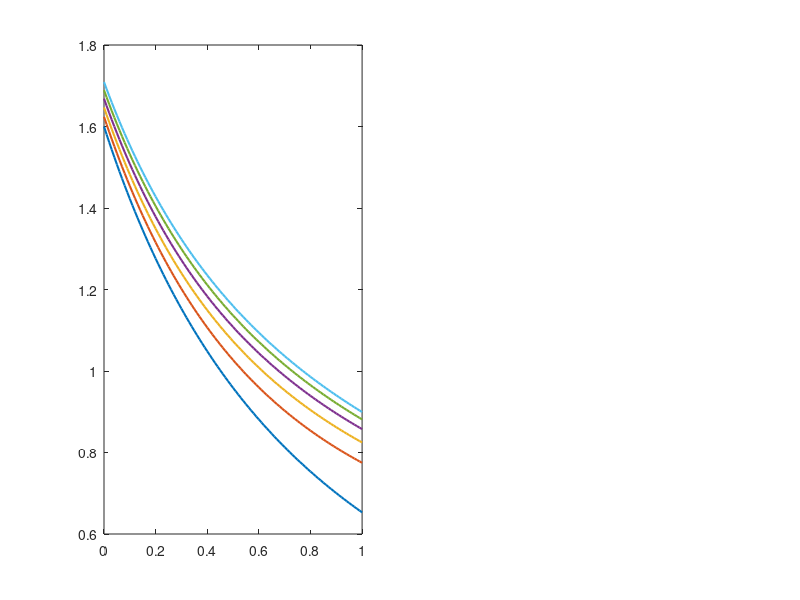

This figure's MATLAB source: (Note: this script raises an error after producing the figure.)
% Denton et al Paper - 4 or 2 panel eigenvalue figures

%% viability selection
% invasion of h 
% clear all

figure

x1 = 0.5;
x2 = 0.5;
x3 = 0;
x4 = 0;

s_vec = [0:0.01:1];
m_vec = [0:0.01:1];
c_vec = 0:0.1:0.5;

c0 = 0;
c3 = 0.9;

d0 = 0;
d1 = 0.2;
d2 = 0.2;
d3 = 1;

for j = 1:numel(c_vec)
    c1 = c_vec(j);
    c2 = c_vec(j);
    
    alpha = d3*x1+d1*x3;
    beta = c3*x1+c2*x2;
    gamma = d2*x2+d0*x4;
    delta = c1*x3+c0*x4;
    eta = d3*x2+d1*x4;
    phi = c1*x1+c0*x2;
    mu = d2*x1+d0*x3;
    nu = c3*x3+c2*x4;
    
    Z = (alpha*beta)+(gamma*delta)+(eta*phi)+(mu*nu);
    k = d1*c1+d2*c2;
    
    LAM = zeros(1,numel(s_vec));
    
    for i = 1:numel(s_vec)
        s = s_vec(i);
        M = (1+s)*(1+s*Z);
        %J = [(1+s)*(c3*x1+k*x2) (1+s)*((c1+c2)*x1-k*x1); 1-c3*x1-k*x2
        %1-(c1+c2)*x1+k*x1];% only with d1+d2=1!!
        J = [(1+s)*((2-d1-d2)*(c3*x1)+x2*(c1+c2-c1*d2-c2*d1)) (1+s)*((c1+c2)*x1-(d1*c1+c2*d2)*x1); (2-d1-d2)-c3*x1-(c2*(1-d1)+c1*(1-d2))*x2 2-d1-d2-(c1*(1-d1)+c2*(1-d2))*x1];
        LAM(i) = max(eig(J./M));
    end
    
    subplot(1,2,1)
    hold on 
    plot(s_vec,LAM,'LineWidth',1.5)
    ylim([0.6,1.8])
    
    box on 
    
end

yline(1,'k--','LineWidth',1.5)
ylabel('Leading eigenvalue, \lambda_1')
xlabel('Viability selection, s')

%% Fertility selection
% invasion of h 

% x1 = 0.5;
% x2 = 0.5;

% c0 = 0;
% c3 = 0.9;
% 
% d0 = 0;
% d1 = 0.5;
% d2 = 0.5;
% d3 = 1;

for j = 1:numel(c_vec)
    c1 = c_vec(j);
    c2 = c_vec(j);
    
    alpha = d3*x1+d1*x3;
    beta = c3*x1+c2*x2;
    gamma = d2*x2+d0*x4;
    delta = c1*x3+c0*x4;
    eta = d3*x2+d1*x4;
    phi = c1*x1+c0*x2;
    mu = d2*x1+d0*x3;
    nu = c3*x3+c2*x4;
    
    Z = (alpha*beta)+(gamma*delta)+(eta*phi)+(mu*nu);
    k = d1*c1+d2*c2;
    
    LAM = zeros(1,numel(s_vec));
    
    
    for i = 1:numel(m_vec)
        m = m_vec(i);
        M = (1 + m)*(1 + m*x1^2);
        
        de3de3 = -c3*(d1+d2)*x1-(c1*d2+c2*d1)*x2+2*c3*x1+(c1+c2)*x2+m*c3*x1*(2-d1-d2); 
        de3de4 = (c1*(1-d2)+c2*(1-d1))*x1; 
        de4de3 = c3*(d1+d2)*x1+(c1*d2+c2*d1)*x2-2*c3*x1-(c1+c2)*x2+(2-d1-d2)+m*(1-c3)*x1*(2-d1-d2); 
        de4de4 = -(c1*(1-d2)+c2*(1-d1))*x1+(2-d1-d2); 
        
        J = [de3de3 de3de4; de4de3 de4de4];
        LAM(i) = max(eig(J./M));
    end
    
    subplot(1,2,2)
    hold on 
    plot(m_vec,LAM,'LineWidth',1.5)
    ylim([0.6,1.8])
    box on 
    
end

yline(1,'k--','LineWidth',1.5)
xlabel('Fertility selection, m')

legend('c = 0', 'c = 0.1', 'c = 0.2', 'c = 0.3', 'c = 0.4', 'c = 0.5')
